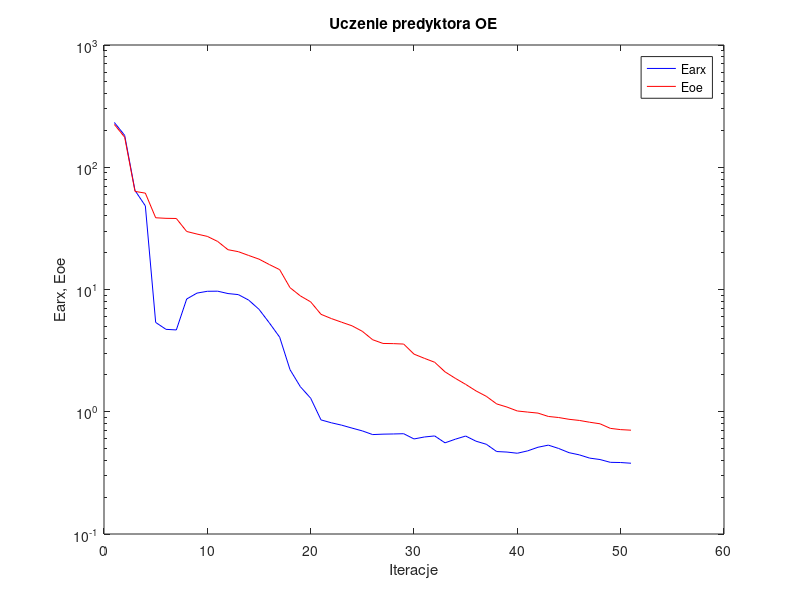
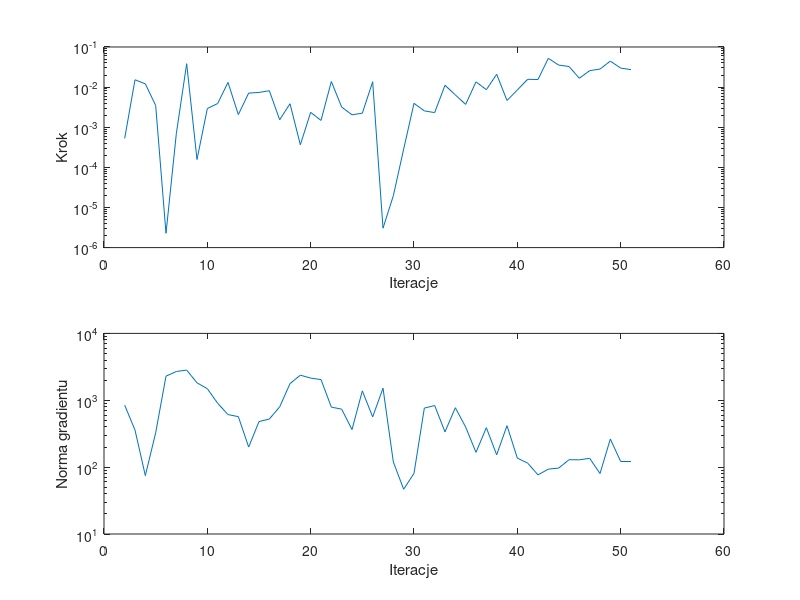

Write MATLAB code to recreate these figures, in order.
%uczenie predyktora oe
clear all;
n=0; farx(n+1)=2.324311e+002; foe(n+1)=2.240025e+002; wspucz(n+1)=0.000000e+000; ng(n+1)=0.000000e+000;
%odnowa zmiennej metryki
n=1; farx(n+1)=1.823501e+002; foe(n+1)=1.761020e+002; krok(n+1)=5.252174e-004; ng(n+1)=8.454825e+002;
n=2; farx(n+1)=6.457351e+001; foe(n+1)=6.343515e+001; krok(n+1)=1.521910e-002; ng(n+1)=3.584688e+002;
n=3; farx(n+1)=4.833670e+001; foe(n+1)=6.143739e+001; krok(n+1)=1.205272e-002; ng(n+1)=7.471026e+001;
n=4; farx(n+1)=5.377736e+000; foe(n+1)=3.861699e+001; krok(n+1)=3.485222e-003; ng(n+1)=3.263335e+002;
n=5; farx(n+1)=4.721532e+000; foe(n+1)=3.821654e+001; krok(n+1)=2.272267e-006; ng(n+1)=2.294130e+003;
n=6; farx(n+1)=4.669786e+000; foe(n+1)=3.810148e+001; krok(n+1)=6.946998e-004; ng(n+1)=2.690978e+003;
n=7; farx(n+1)=8.359456e+000; foe(n+1)=2.983225e+001; krok(n+1)=3.830459e-002; ng(n+1)=2.826573e+003;
n=8; farx(n+1)=9.345170e+000; foe(n+1)=2.841771e+001; krok(n+1)=1.569452e-004; ng(n+1)=1.823149e+003;
n=9; farx(n+1)=9.669911e+000; foe(n+1)=2.719257e+001; krok(n+1)=2.921865e-003; ng(n+1)=1.489084e+003;
n=10; farx(n+1)=9.688935e+000; foe(n+1)=2.471690e+001; krok(n+1)=3.899772e-003; ng(n+1)=9.013551e+002;
n=11; farx(n+1)=9.264671e+000; foe(n+1)=2.115884e+001; krok(n+1)=1.309024e-002; ng(n+1)=6.108020e+002;
n=12; farx(n+1)=9.083788e+000; foe(n+1)=2.038991e+001; krok(n+1)=2.063134e-003; ng(n+1)=5.689655e+002;
n=13; farx(n+1)=8.191047e+000; foe(n+1)=1.898563e+001; krok(n+1)=7.088910e-003; ng(n+1)=1.996304e+002;
n=14; farx(n+1)=6.885105e+000; foe(n+1)=1.771828e+001; krok(n+1)=7.366454e-003; ng(n+1)=4.797015e+002;
n=15; farx(n+1)=5.333674e+000; foe(n+1)=1.600296e+001; krok(n+1)=8.130648e-003; ng(n+1)=5.240438e+002;
n=16; farx(n+1)=4.073970e+000; foe(n+1)=1.453466e+001; krok(n+1)=1.532691e-003; ng(n+1)=7.968077e+002;
n=17; farx(n+1)=2.210825e+000; foe(n+1)=1.035484e+001; krok(n+1)=3.852167e-003; ng(n+1)=1.771093e+003;
n=18; farx(n+1)=1.603249e+000; foe(n+1)=8.868643e+000; krok(n+1)=3.656039e-004; ng(n+1)=2.373143e+003;
n=19; farx(n+1)=1.290453e+000; foe(n+1)=7.923472e+000; krok(n+1)=2.349366e-003; ng(n+1)=2.144918e+003;
n=20; farx(n+1)=8.577914e-001; foe(n+1)=6.266774e+000; krok(n+1)=1.476722e-003; ng(n+1)=2.036855e+003;
n=21; farx(n+1)=8.124055e-001; foe(n+1)=5.785257e+000; krok(n+1)=1.376894e-002; ng(n+1)=7.893723e+002;
n=22; farx(n+1)=7.767070e-001; foe(n+1)=5.399154e+000; krok(n+1)=3.176507e-003; ng(n+1)=7.365465e+002;
n=23; farx(n+1)=7.350944e-001; foe(n+1)=5.047966e+000; krok(n+1)=2.041615e-003; ng(n+1)=3.643065e+002;
n=24; farx(n+1)=6.972350e-001; foe(n+1)=4.548973e+000; krok(n+1)=2.239224e-003; ng(n+1)=1.382182e+003;
n=25; farx(n+1)=6.505042e-001; foe(n+1)=3.882362e+000; krok(n+1)=1.360047e-002; ng(n+1)=5.643190e+002;
%odnowa zmiennej metryki
n=26; farx(n+1)=6.558049e-001; foe(n+1)=3.620686e+000; krok(n+1)=3.044565e-006; ng(n+1)=1.517444e+003;
n=27; farx(n+1)=6.581767e-001; foe(n+1)=3.607789e+000; krok(n+1)=1.961815e-005; ng(n+1)=1.192973e+002;
n=28; farx(n+1)=6.612934e-001; foe(n+1)=3.579412e+000; krok(n+1)=2.852289e-004; ng(n+1)=4.667169e+001;
n=29; farx(n+1)=5.991639e-001; foe(n+1)=2.960638e+000; krok(n+1)=3.942116e-003; ng(n+1)=8.073513e+001;
n=30; farx(n+1)=6.216407e-001; foe(n+1)=2.736619e+000; krok(n+1)=2.553842e-003; ng(n+1)=7.635394e+002;
n=31; farx(n+1)=6.341776e-001; foe(n+1)=2.540256e+000; krok(n+1)=2.316587e-003; ng(n+1)=8.340478e+002;
n=32; farx(n+1)=5.569738e-001; foe(n+1)=2.121347e+000; krok(n+1)=1.111520e-002; ng(n+1)=3.364712e+002;
n=33; farx(n+1)=5.964056e-001; foe(n+1)=1.876275e+000; krok(n+1)=6.390530e-003; ng(n+1)=7.737232e+002;
n=34; farx(n+1)=6.329234e-001; foe(n+1)=1.674832e+000; krok(n+1)=3.709130e-003; ng(n+1)=3.970103e+002;
n=35; farx(n+1)=5.743502e-001; foe(n+1)=1.480901e+000; krok(n+1)=1.352965e-002; ng(n+1)=1.662429e+002;
n=36; farx(n+1)=5.419910e-001; foe(n+1)=1.336551e+000; krok(n+1)=8.625805e-003; ng(n+1)=3.891419e+002;
n=37; farx(n+1)=4.726945e-001; foe(n+1)=1.159150e+000; krok(n+1)=2.085765e-002; ng(n+1)=1.528252e+002;
n=38; farx(n+1)=4.680234e-001; foe(n+1)=1.092251e+000; krok(n+1)=4.648167e-003; ng(n+1)=4.170366e+002;
n=39; farx(n+1)=4.577646e-001; foe(n+1)=1.014680e+000; krok(n+1)=8.483440e-003; ng(n+1)=1.364795e+002;
n=40; farx(n+1)=4.787372e-001; foe(n+1)=9.938912e-001; krok(n+1)=1.564801e-002; ng(n+1)=1.148155e+002;
n=41; farx(n+1)=5.124650e-001; foe(n+1)=9.748633e-001; krok(n+1)=1.548166e-002; ng(n+1)=7.655540e+001;
n=42; farx(n+1)=5.332639e-001; foe(n+1)=9.153374e-001; krok(n+1)=5.214880e-002; ng(n+1)=9.337494e+001;
n=43; farx(n+1)=5.007429e-001; foe(n+1)=8.969052e-001; krok(n+1)=3.535818e-002; ng(n+1)=9.674043e+001;
n=44; farx(n+1)=4.627460e-001; foe(n+1)=8.675885e-001; krok(n+1)=3.264474e-002; ng(n+1)=1.291031e+002;
n=45; farx(n+1)=4.440200e-001; foe(n+1)=8.491148e-001; krok(n+1)=1.661484e-002; ng(n+1)=1.286551e+002;
n=46; farx(n+1)=4.176094e-001; foe(n+1)=8.208031e-001; krok(n+1)=2.572279e-002; ng(n+1)=1.354544e+002;
n=47; farx(n+1)=4.066249e-001; foe(n+1)=7.972201e-001; krok(n+1)=2.812841e-002; ng(n+1)=8.017596e+001;
n=48; farx(n+1)=3.856981e-001; foe(n+1)=7.312892e-001; krok(n+1)=4.446078e-002; ng(n+1)=2.636575e+002;
n=49; farx(n+1)=3.843208e-001; foe(n+1)=7.142431e-001; krok(n+1)=2.977118e-002; ng(n+1)=1.214835e+002;
n=50; farx(n+1)=3.791942e-001; foe(n+1)=7.065779e-001; krok(n+1)=2.727111e-002; ng(n+1)=1.211776e+002;

figure; semilogy(farx,'b'); hold on; semilogy(foe,'r'); xlabel('Iteracje'); ylabel('Earx, Eoe'); legend('Earx','Eoe'); title('Uczenie predyktora OE');
figure; subplot(2,1,1); semilogy(krok); xlabel('Iteracje'); ylabel('Krok');
subplot(2,1,2); semilogy(ng); xlabel('Iteracje'); ylabel('Norma gradientu');
Earx=farx(n+1)
Eoe=foe(n+1)
